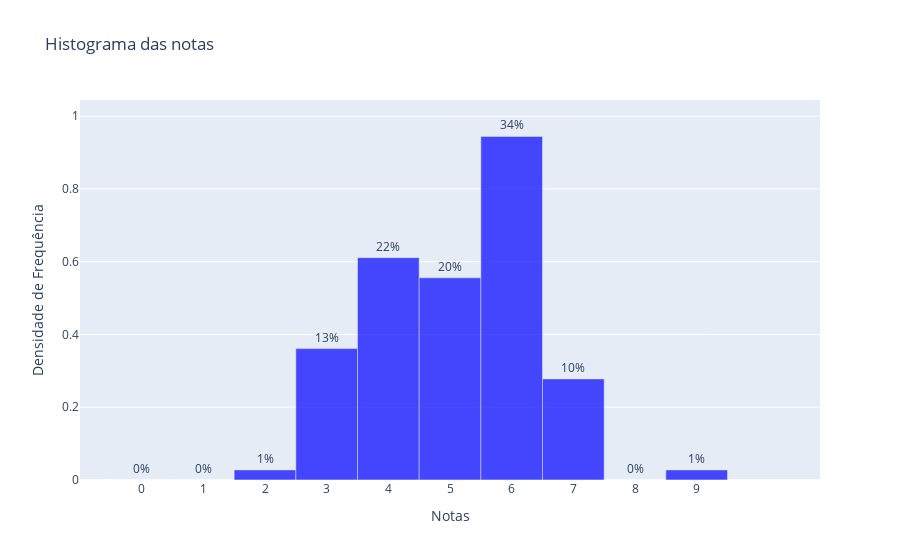

Notebook code cell kept with this figure:
### Code cell
# plotly
fig = go.Figure()

fig.add_trace(go.Bar(
    x=intervals3[:-1],
    y=densidade3,
    marker=dict(color='blue', opacity=0.7),
    width=[intervals3[i+1] - intervals3[i] for i in range(len(freq3))],
    text=[f'{round(p)}%' for p in porc3],
    textposition='outside'
))

fig.update_layout(
    title='Histograma das notas',
    xaxis=dict(
        title='Notas',
        tickvals=intervals3[:-1],
        range=[-1, intervals3[-1] + 1]
    ),
    yaxis=dict(
        title='Densidade de Frequência',
        range=[0, max(densidade3) + 0.1]  # Define o intervalo do eixo Y
    ),
    bargap=0.2,
)

fig.show()

### Figure 1 — Plotly figure (JSON) as saved in the notebook; plotly's stock layout.template omitted (floating-point values rounded to 4 significant figures)
{"data": [{"marker": {"color": "blue", "opacity": 0.7}, "text": ["0%", "0%", "1%", "13%", "22%", "20%", "34%", "10%", "0%", "1%"], "textposition": "outside", "type": "bar", "width": [1, 1, 1, 1, 1, 1, 1, 1, 1, 1], "x": [0, 1, 2, 3, 4, 5, 6, 7, 8, 9], "y": [0, 0, 0.0278, 0.3611, 0.6111, 0.5556, 0.9444, 0.2778, 0, 0.0278]}], "layout": {"autosize": true, "bargap": 0.2, "title": {"text": "Histograma das notas"}, "xaxis": {"range": [-1, 11], "tickvals": [0, 1, 2, 3, 4, 5, 6, 7, 8, 9], "title": {"text": "Notas"}, "type": "linear"}, "yaxis": {"range": [0, 1.044], "title": {"text": "Densidade de Frequência"}, "type": "linear"}}}
